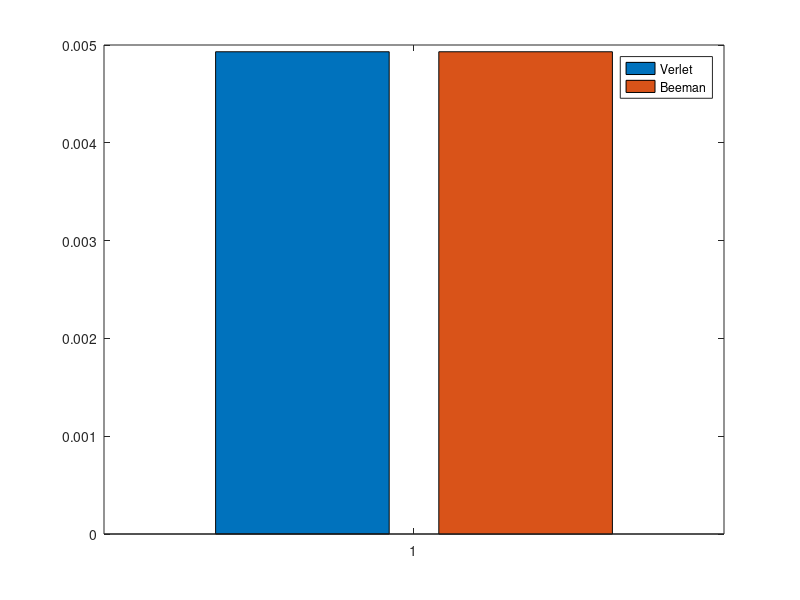

Source code (MATLAB):
%%TP4 - EJERCICIO 1- graficado de los datos

data= csvread ('ejercicio1.csv');
time=data(:,1);
total_steps=rows(time);
pos_analitic=data(:,2);
pos_verlet=data(:,3);

plot(time,pos_analitic,time,pos_verlet);

title('Resorte');
legend('Analitica','Verlet');
xlabel('Tiempo');
ylabel('Posicion');


error_verlet= sum(((pos_analitic -pos_verlet ).^2 )) / total_steps;
y=[error_verlet,error_verlet];
bar([y;y]);
legend('Verlet','Beeman');
axis([0.5 1.5])